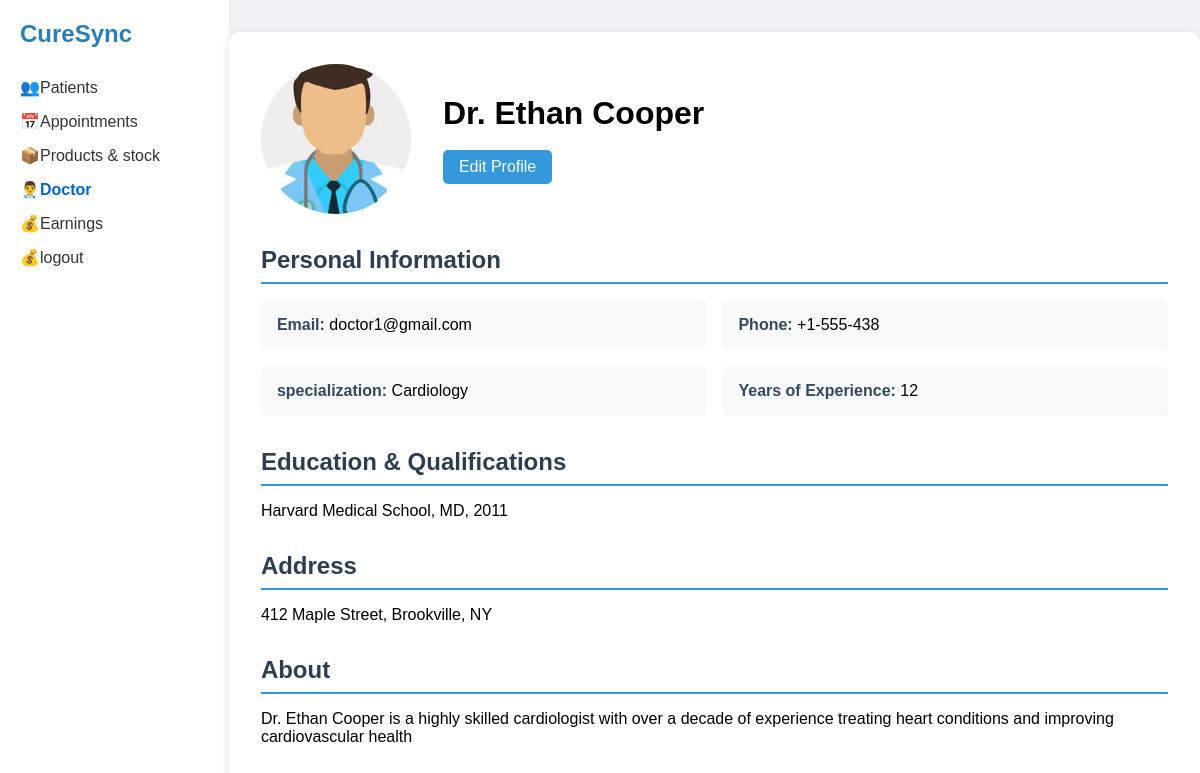
/opd/profile/ (signed in), run on the app's committed database.
### opd/models.py (models this page shows, shortened)
class Doctor(models.Model):
    user = models.OneToOneField(User, on_delete=models.CASCADE, related_name="doctor")
    name = models.CharField("Full Name", max_length=200)
    profile_image = models.ImageField(
        "Image",
        upload_to="profile/",
        default="profile/default-profile.png",
    )
    speciality = models.CharField("Speciality", max_length=200)
    phone_number = models.CharField("Phone Number", max_length=10)
    address = models.TextField("Address")
    experience = models.PositiveIntegerField("Year of Experience", default=0)
    about = models.TextField(blank=True)
    education = models.TextField()
    created_at = models.DateTimeField(auto_now_add=True)
    id = models.UUIDField(
        default=uuid.uuid4, unique=True, primary_key=True, editable=False
    )
    @property
    def email(self):
        return self.user.email

### opd/views.py (the view)
# urls.py: path("profile/", views.doctor_profile, name="doctor_profile"),
@user_passes_test(is_doctor, login_url="home:home_page")
def doctor_profile(request):
    doctor = request.user.doctor
    context = {"doctor": doctor}
    return render(request, "opd/doctor_profile.html", context)

### opd/utils.py (called while the page is built)
def is_doctor(user):
    return user.groups.filter(name="Doctor").exists()

### opd/templates/opd/doctor_profile.html (shortened to what this page needs)
{% extends 'opd/index.html' %} {% load static %} {% block css %}
<link rel="stylesheet" href="{% static 'styles/doctor_profile.css' %}" />
{% endblock css %} {% block content %}
<main class="main-content">
  <div class="profile-header">
    <img src="{{doctor.profile_image.url}}" alt="Doctor Image" class="profile-image" />
    <div>
      <h1 class="profile-name">{{doctor.name}}</h1>
      <br />
      <button class="edit-btn" id="editProfileBtn">Edit Profile</button>
    </div>
  </div>
  <section class="profile-section">
    <h2 class="section-title">Personal Information</h2>
    <div class="info-grid">
      <div class="info-item">
        <span class="info-label">Email:</span> {{doctor.email}}
      </div>
      <div class="info-item">
        <span class="info-label">Phone:</span> {{doctor.phone_number}}
      </div>
      <div class="info-item">
        <span class="info-label">specialization:</span> {{doctor.speciality}}
      </div>
      <div class="info-item">
        <span class="info-label">Years of Experience:</span> {{doctor.experience}}
      </div>
    </div>
  </section>
  <section class="profile-section">
    <h2 class="section-title">Education & Qualifications</h2>
    {{doctor.education}}
  </section>
  <section class="profile-section">
    <h2 class="section-title">Address</h2>
    {{doctor.address}}
  </section>
  <section class="profile-section">
    <h2 class="section-title">About</h2>
    <p>{{doctor.about}}</p>
  </section>
</main>
{% endblock content %}

### static/styles/dashboard.css (style rules this page uses)
* { box-sizing: border-box; margin: 0; padding: 0; }
body { font-family: Arial, sans-serif; background-color: #f0f2f5; }
.main-content { flex-grow: 1; padding: 20px; overflow-y: auto; }

### static/styles/doctor_profile.css (style rules this page uses)
body { font-family: Arial, sans-serif; background-color: #f0f2f5; margin: 0; padding: 0; }
.main-content { max-width: 1000px; margin: 2rem auto; background-color: white; border-radius: 10px; box-shadow: 0 2px 10px rgba(0, 0, 0, 0.1); padding: 2rem; }
.profile-header { display: flex; align-items: center; margin-bottom: 2rem; }
.profile-image { width: 150px; height: 150px; border-radius: 50%; object-fit: cover; margin-right: 2rem; }
.profile-name { font-size: 2rem; margin: 0; }
.profile-section { margin-bottom: 2rem; }
.section-title { font-size: 1.5rem; color: #2c3e50; border-bottom: 2px solid #3498db; padding-bottom: 0.5rem; margin-bottom: 1rem; }
.info-grid { display: grid; grid-template-columns: repeat(2, 1fr); gap: 1rem; }
.info-item { background-color: #f8f9fa; padding: 1rem; border-radius: 5px; }
.info-label { font-weight: bold; color: #34495e; }
.edit-btn { background-color: #3498db; color: white; border: none; padding: 0.5rem 1rem; border-radius: 5px; cursor: pointer; font-size: 1rem; transition: background-color 0.3s; }

### data on the page
Doctor: profile_image (picture), name "Dr. Ethan Cooper", email "doctor1@gmail.com", phone_number "+1-555-438", speciality "Cardiology", experience "12", education "Harvard Medical School, MD, 2011", address "412 Maple Street, Brookville, NY", about "Dr. Ethan Cooper is a highly skilled cardiologist with over a decade of experience treating heart conditions and improving cardiovascular health"
